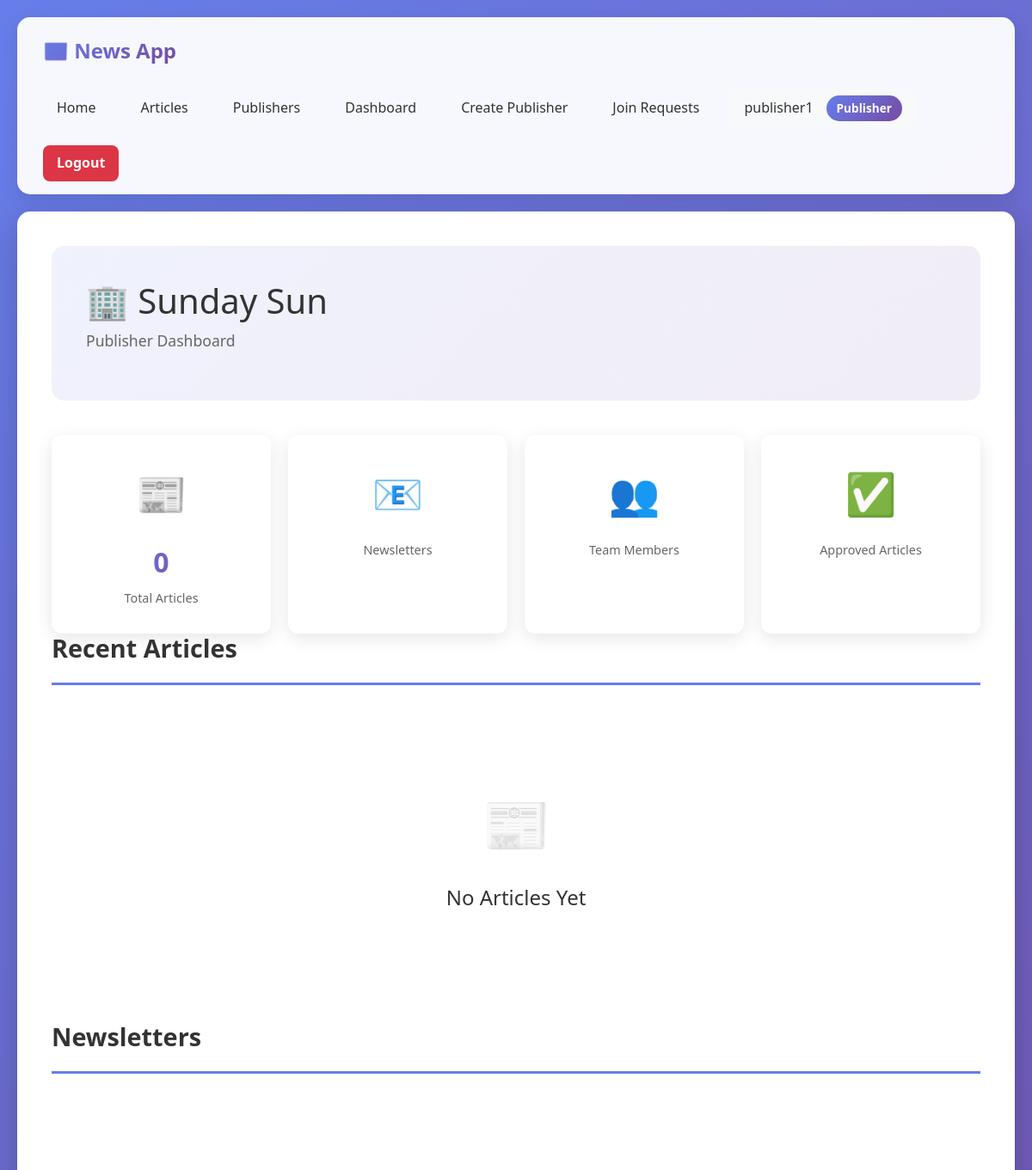
Page /publishers/1/dashboard/ (signed in, upper part) on the earlier database version.
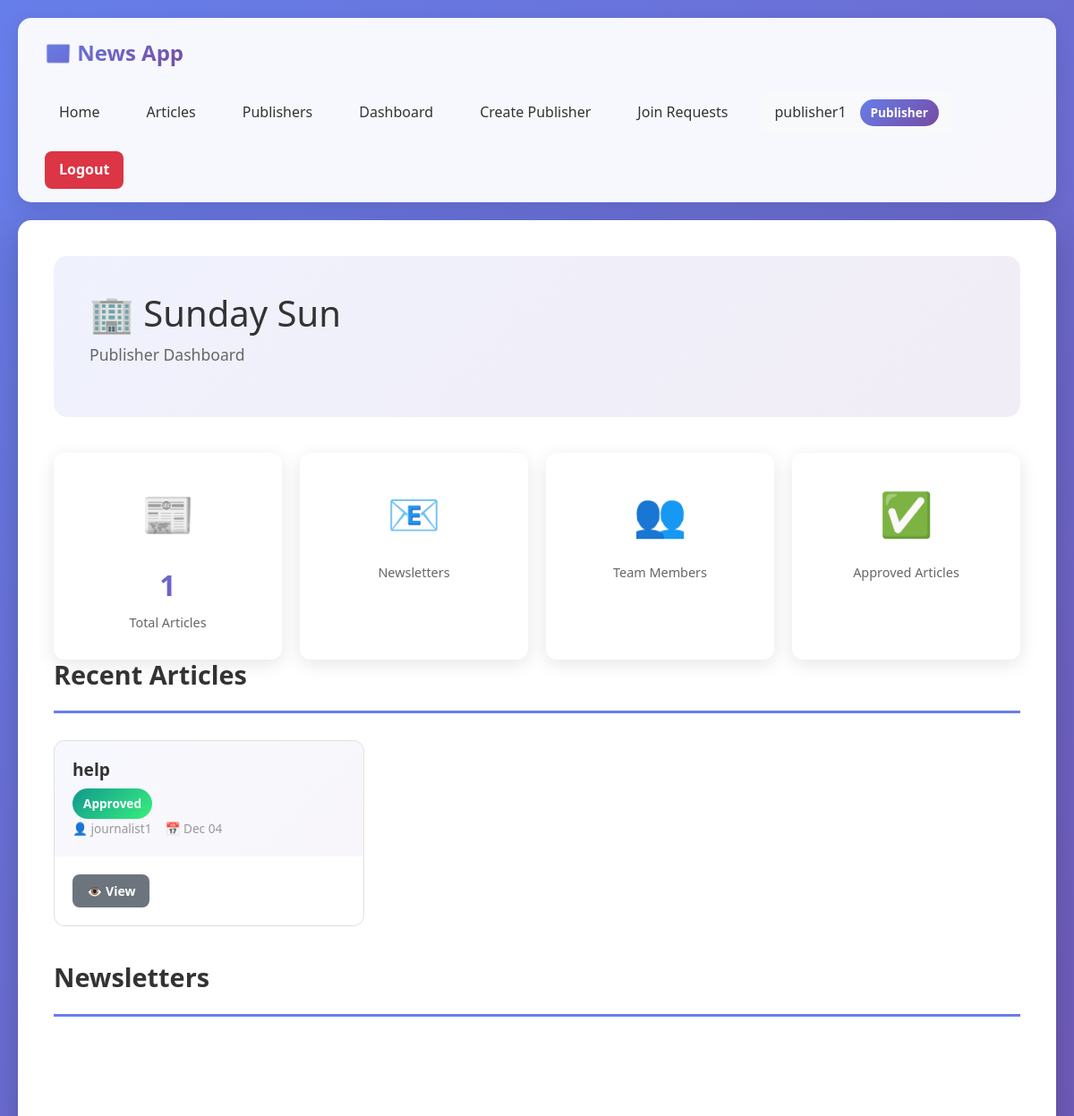
Same page on the later database version.
### news_app/models.py (models this page shows, shortened)
class Article(models.Model):
    title = models.CharField(max_length=300)
    content = models.TextField()
    summary = models.TextField(max_length=500, blank=True)
    author = models.ForeignKey(
        CustomUser,
        on_delete=models.CASCADE,
        related_name="independent_articles",
        limit_choices_to={"role": "journalist"},
    )
    publisher = models.ForeignKey(
        Publisher,
        on_delete=models.CASCADE,
        related_name="articles",
        null=True,
        blank=True,
    )
    independently_published = models.BooleanField(default=False)
    is_approved = models.BooleanField(default=False)
    approved_by = models.ForeignKey(
        CustomUser,
        on_delete=models.SET_NULL,
        related_name="approved_articles",
        null=True,
        blank=True,
        limit_choices_to={"role": "editor"},
    )
    is_rejected = models.BooleanField(default=False)
    rejected_reason = models.TextField(blank=True, null=True)
    rejected_by = models.ForeignKey(
        CustomUser,
        on_delete=models.SET_NULL,
        null=True,
        blank=True,
        related_name="rejected_articles"
    )
    approval_date = models.DateTimeField(null=True, blank=True)
    rejected_date = models.DateTimeField(null=True, blank=True)
    created_at = models.DateTimeField(auto_now_add=True)
    updated_at = models.DateTimeField(auto_now=True)
    published_date = models.DateTimeField(null=True, blank=True)
    image = models.ImageField(upload_to="article_images/",
                              blank=True,
                              null=True)
    class Meta:
        ordering = ["-created_at"]
        verbose_name = "Article"
        verbose_name_plural = "Articles"
        permissions = [
            ("approve_article", "Can approve articles"),
        ]
    def get_status_display(self):
        if self.is_rejected:
            return "Rejected"
        elif self.is_approved:
            return "Approved"
        else:
            return "Pending"
    @property
    def status(self):
        if self.is_rejected:
            return "rejected"
        elif self.is_approved:
            return "approved"
        else:
            return "pending"

class CustomUser(AbstractUser):
    ROLE_CHOICES = [
        ("reader", "Reader"),
        ("editor", "Editor"),
        ("journalist", "Journalist"),
        ("publisher", "Publisher"),
    ]
    role = models.CharField(max_length=20,
                            choices=ROLE_CHOICES,
                            default="reader")
    subscribed_newsletters = models.ManyToManyField("Newsletter",
                                                    related_name="subscribers",
                                                    blank=True)
    subscribed_publishers = models.ManyToManyField(
        "Publisher",
        related_name="subscribed_readers",
        blank=True,
        limit_choices_to={"role": "reader"}
    )
    subscribed_journalists = models.ManyToManyField(
        "self",
        symmetrical=False,
        related_name="journalist_subscribers",
        blank=True,
    )
    created_at = models.DateTimeField(auto_now_add=True)
    updated_at = models.DateTimeField(auto_now=True)
    class Meta:
        verbose_name = "User"
        verbose_name_plural = "Users"
        ordering = ["username"]

### news_app/views.py (the view, shortened to what this page needs)
@login_required
def publisher_dashboard(request, pk):
    publisher = get_object_or_404(Publisher, pk=pk)
    is_owner = (publisher.owner == request.user)
    is_editor = publisher.editors.filter(pk=request.user.pk).exists()
    pending_requests = []
    if is_owner:
        pending_requests = PublisherJoinRequest.objects.filter(
            publisher=publisher,
            status="pending"
        ).select_related("user")
    members = list(publisher.editors.all()) + list(publisher.journalists.all())
    context = {
        "publisher": publisher,
        "is_owner": is_owner,   # <—— template needs this
        "pending_requests": pending_requests,
        "editors": publisher.editors.all(),
        "journalists": publisher.journalists.all(),
        "articles": publisher.articles.all()[:10],
        "members": members,
    }
    return render(request, "news_app/publisher_dashboard.html", context)

### news_app/templates/news_app/publisher_dashboard.html (shortened to what the changed rows need)
{% extends 'news_app/base.html' %}
{% load static %}
{% block extra_css %}
<link rel="stylesheet" href="{% static 'news_app/publishers.css' %}">
<link rel="stylesheet" href="{% static 'news_app/dashboard.css' %}">
{% endblock %}
{% block content %}
    <div class="dashboard-hero">
        <div class="hero-content">
            <div class="hero-text">
                <h1>🏢 {{ publisher.name }}</h1>
            </div>
        </div>
    </div>
    <div class="stats-grid">
        <div class="stat-card">
            <div class="stat-icon">📰</div>
            <div class="stat-number">{{ articles.count }}</div>
            <div class="stat-label">Total Articles</div>
        </div>
    </div>
    <div class="section-header">
        <h2 class="section-title">Recent Articles</h2>
    </div>
    {% if articles %}
        <div class="content-grid">
            {% for article in articles|slice:":6" %}
            <div class="content-card" onclick="window.location.href='{% url 'article_detail' article.pk %}'">
                <div class="card-header">
                    <div class="article-title-header">
                        <h3 class="card-title">{{ article.title|truncatewords:8 }}</h3>
                        <span class="status-badge status-{{ article.status }}">
                            {{ article.get_status_display }}
                        </span>
                    </div>
                    <div class="card-meta">
                        <div class="meta-item">
                            👤 {{ article.author.username }}
                        </div>
                        <div class="meta-item">
                            📅 {{ article.published_date|date:"M d" }}
                        </div>
                    </div>
                </div>
                <div class="card-body">
                    <div class="card-actions">
                        <a href="{% url 'article_detail' article.pk %}" class="btn btn-secondary btn-sm" onclick="event.stopPropagation()">
                            👁️ View
                        </a>
                    </div>
                </div>
            </div>
            {% endfor %}
        </div>
    {% else %}
        <div class="empty-state">
            <div class="empty-state-icon">📰</div>
            <h3>No Articles Yet</h3>
        </div>
    {% endif %}
    <div class="section-header" style="margin-top: 40px;">
        <h2 class="section-title">Newsletters</h2>
    </div>
{% endblock %}

Differences in the rows shown:
added Article: title "help", status "Approved", author.username "journalist1", published_date "Dec 04"
Other differences:
{{ articles.count }}: "0" → "1"
text no longer shown: "📰 No Articles Yet"
